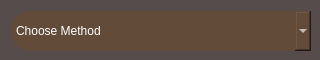
<?xml version="1.0" encoding="UTF-8"?>
<ui version="4.0">
 <class>Frame</class>
 <widget class="QFrame" name="Frame">
  <property name="geometry">
   <rect>
    <x>0</x>
    <y>0</y>
    <width>320</width>
    <height>60</height>
   </rect>
  </property>
  <property name="minimumSize">
   <size>
    <width>320</width>
    <height>60</height>
   </size>
  </property>
  <property name="maximumSize">
   <size>
    <width>320</width>
    <height>118</height>
   </size>
  </property>
  <property name="windowTitle">
   <string>Method</string>
  </property>
  <property name="windowOpacity">
   <double>1.000000000000000</double>
  </property>
  <property name="autoFillBackground">
   <bool>false</bool>
  </property>
  <property name="styleSheet">
   <string notr="true">*{color : white;
background-color: #564c4c ;
border-radius : 10px}
QComboBox{
background-color:	#634b3a ;
color: rgb(255, 255, 255);
border-radius: 20px;
height : 100%;
width : 100%}
QComboBox::down-arrow {
width: 0px;    
height: 0px; 
}</string>
  </property>
  <layout class="QVBoxLayout" name="verticalLayout">
   <item>
    <widget class="QComboBox" name="methodComboBox">
     <property name="minimumSize">
      <size>
       <width>300</width>
       <height>40</height>
      </size>
     </property>
     <property name="maximumSize">
      <size>
       <width>300</width>
       <height>40</height>
      </size>
     </property>
     <item>
      <property name="text">
       <string>Choose Method</string>
      </property>
     </item>
     <item>
      <property name="text">
       <string>Serial</string>
      </property>
     </item>
     <item>
      <property name="text">
       <string>BLE</string>
      </property>
     </item>
     <item>
      <property name="text">
       <string>TCP</string>
      </property>
     </item>
    </widget>
   </item>
  </layout>
 </widget>
 <resources/>
 <connections/>
</ui>
